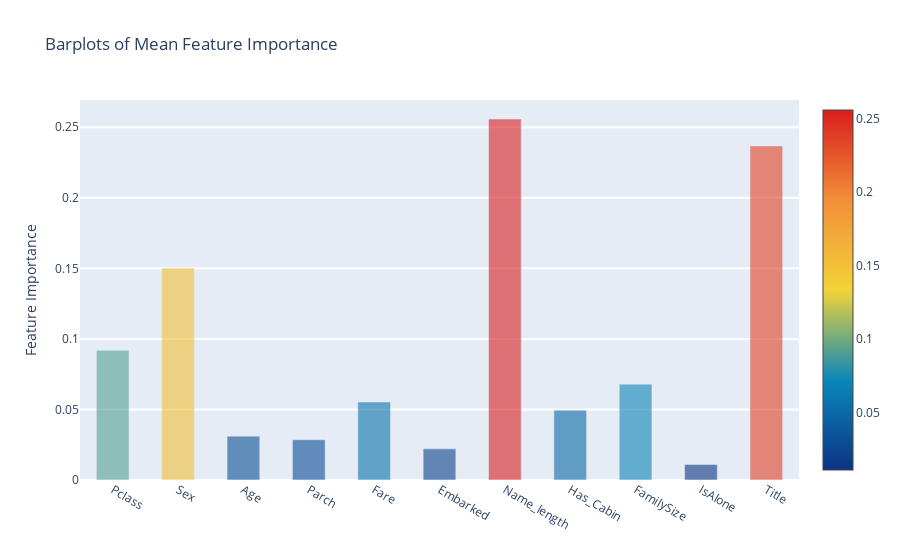

Here is the notebook cell this chart was saved with:
### Code cell
y = feature_dataframe['mean'].values
x = feature_dataframe['features'].values
data = [go.Bar(
            x= x,
             y= y,
            width = 0.5,
            marker=dict(
               color = feature_dataframe['mean'].values,
            colorscale='Portland',
            showscale=True,
            reversescale = False
            ),
            opacity=0.6
        )]

layout= go.Layout(
    autosize= True,
    title= 'Barplots of Mean Feature Importance',
    hovermode= 'closest',
#     xaxis= dict(
#         title= 'Pop',
#         ticklen= 5,
#         zeroline= False,
#         gridwidth= 2,
#     ),
    yaxis=dict(
        title= 'Feature Importance',
        ticklen= 5,
        gridwidth= 2
    ),
    showlegend= False
)
fig = go.Figure(data=data, layout=layout)
py.iplot(fig, filename='bar-direct-labels')

### Figure 1 — Plotly figure (JSON) as saved in the notebook; plotly's stock layout.template omitted (floating-point values rounded to 4 significant figures)
{"data": [{"opacity": 0.6, "width": 0.5, "y": [0.09188, 0.1502, 0.03108, 0.02858, 0.05526, 0.02207, 0.2559, 0.04939, 0.06792, 0.01094, 0.2368], "marker": {"color": [0.09188, 0.1502, 0.03108, 0.02858, 0.05526, 0.02207, 0.2559, 0.04939, 0.06792, 0.01094, 0.2368], "reversescale": false, "showscale": true, "colorscale": [[0, "rgb(12,51,131)"], [0.25, "rgb(10,136,186)"], [0.5, "rgb(242,211,56)"], [0.75, "rgb(242,143,56)"], [1, "rgb(217,30,30)"]]}, "x": ["Pclass", "Sex", "Age", "Parch", "Fare", "Embarked", "Name_length", "Has_Cabin", "FamilySize", "IsAlone", "Title"], "type": "bar"}], "layout": {"autosize": true, "title": {"text": "Barplots of Mean Feature Importance"}, "yaxis": {"ticklen": 5, "gridwidth": 2, "title": {"text": "Feature Importance"}}, "showlegend": false, "hovermode": "closest"}}
